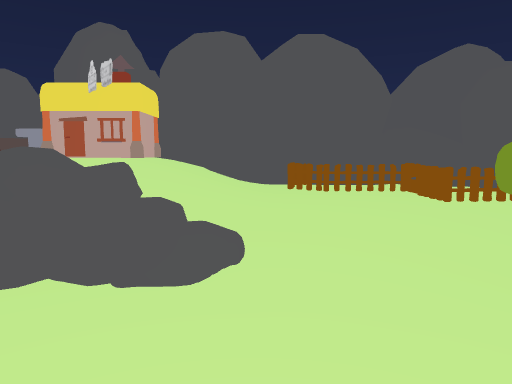
view 1 (above)

13 first-person views from a walk through a scene from a Unity 3-D project. The camera is 1.3 m above the floor, tilts 6° down and sees 70° across. The floor is counted in squares, 1 m on a side. Each view is taken from the middle of a square. On the plan, view 1 faces up. The plan holds only what a view shows up to about 15 squares ahead; the rest is blank. The place goes on beyond the plan. Some animated figures are left out. Some surface patterns are stand-ins.

view 2
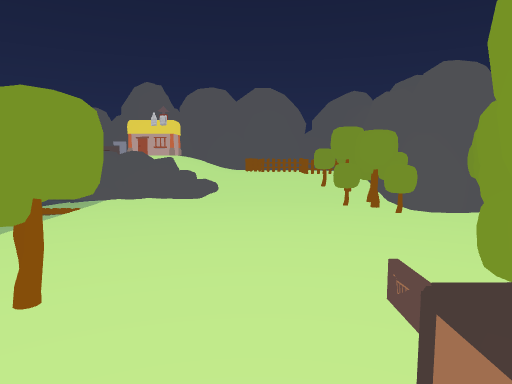

view 3
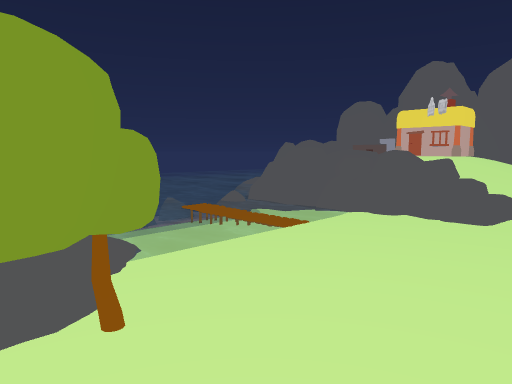

view 4
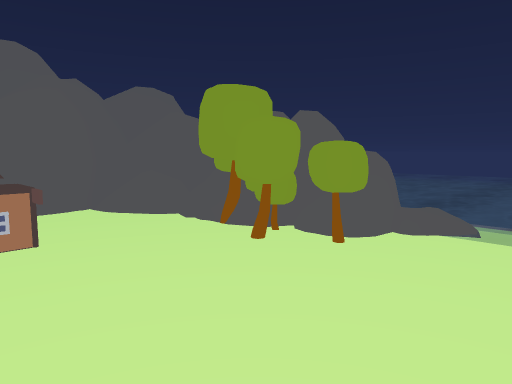

view 5
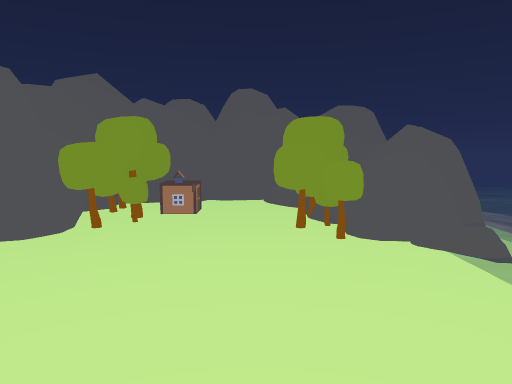

view 6
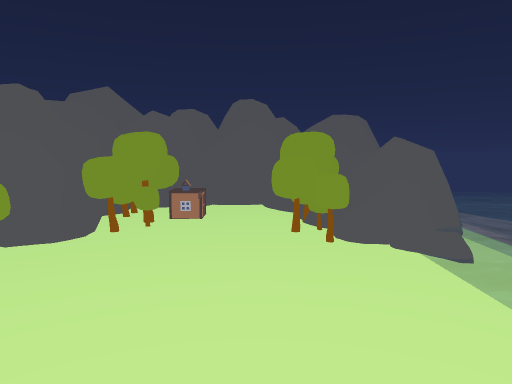

view 7
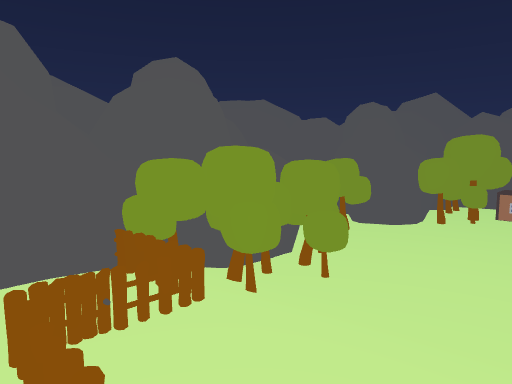

view 8
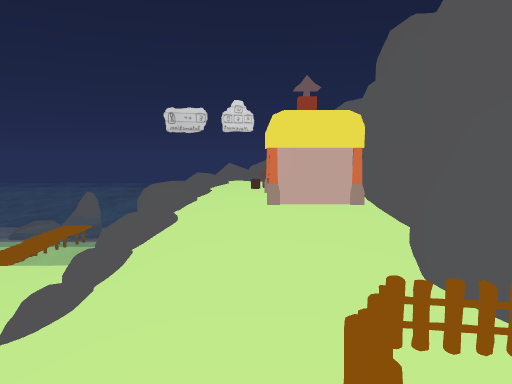

view 9
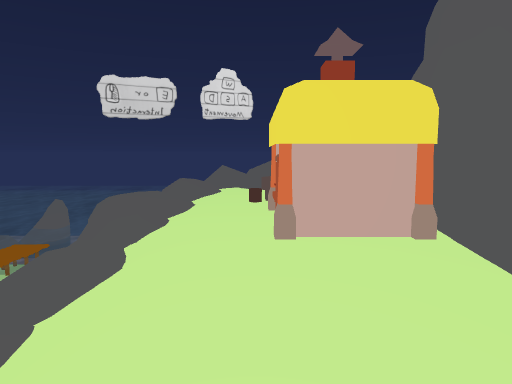

view 10
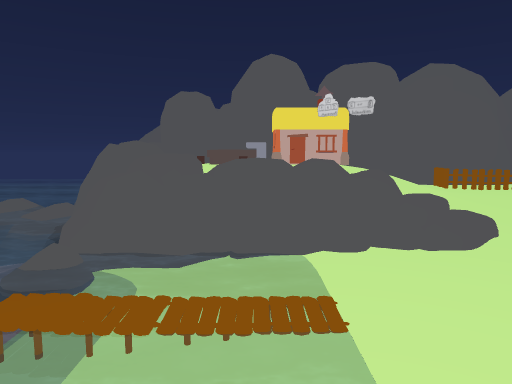

view 11
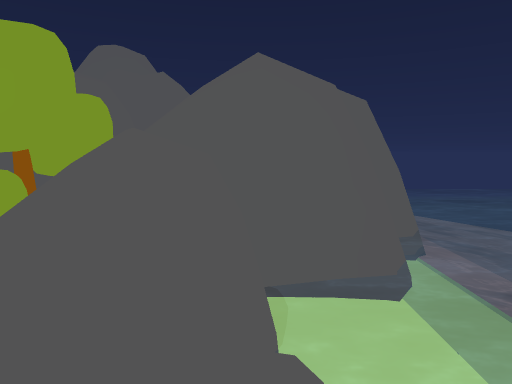

view 12
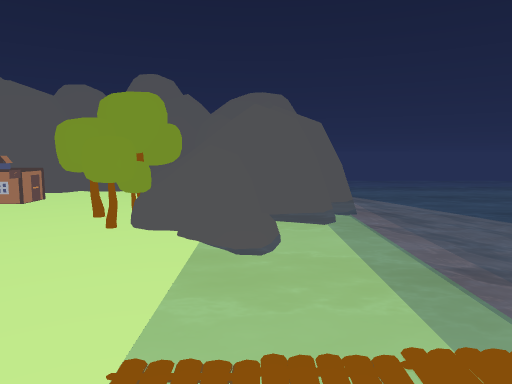

view 13
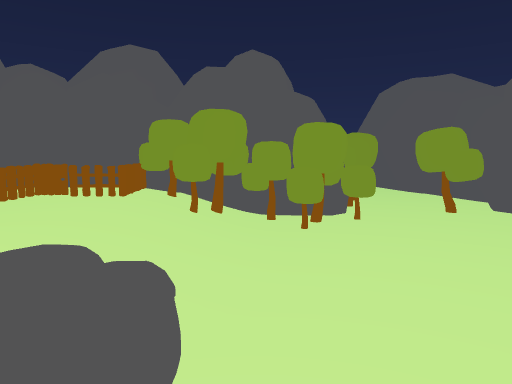

### Floor plan
Key: @ floor where view 1 was taken; # wall or solid block; x gap in a wall; . main floor; : floor 0.5 m higher than the main floor; + floor 0.75 m higher than the main floor; * floor 1.25 m higher than the main floor; % floor 1.5 m higher than the main floor; & floor 1.75 m higher than the main floor; $ floor 2 m higher than the main floor; / step, stairs or slope; = window, fence, low wall or low ledge; ~ water the walk can cross; ≈ water the walk keeps out of; ^ raised ledge; v drop or lower ground; F fence; O other object.
Columns run from 8 left of view 1 to 6 right of it. Each row starts with its distance up from view 1.
 10            #
  9    #    #  #
  8  #############
  7 ≈##OOOO/+:::##
  6 =#=OO#O/+:::##
  5 ≈#==#=#//::/F#
  4 ≈≈===#=////###
  3 ≈≈~~~.......##
  2 ≈≈~~~......###
  1 ≈≈≈≈........###
  0 ≈≈~~~...@.....#
 -1 ≈≈~~~........##
 -2 ≈≈~~//.......##
 -3 ≈≈~~#=^#....###
 -4 ≈≈~≈####...##
 -5 ≈≈≈##%##..###
 -6 ≈≈.v&*x...O###
 -7 ≈≈# $*==....#
 -8 ≈≈  v=#^.####
 -9 ≈≈  &^######
-10 ≈≈  = ^#
-11 ≈  v###

Where each view was taken, in squares from view 1:
view 1: 0 up, 0 right, facing up
view 2: 7 down, 1 right, facing up
view 3: 4 down, 1 right, facing up-left
view 4: 0 up, 3 right, facing down-left
view 5: 4 up, 0 right, facing down
view 6: 5 up, 0 right, facing down
view 7: 7 up, 0 right, facing down-right
view 8: 6 up, 3 right, facing left
view 9: 6 up, 1 right, facing left
view 10: 2 down, 4 left, facing up
view 11: 1 down, 4 left, facing down
view 12: 3 up, 4 left, facing down
view 13: 3 up, 3 left, facing right
